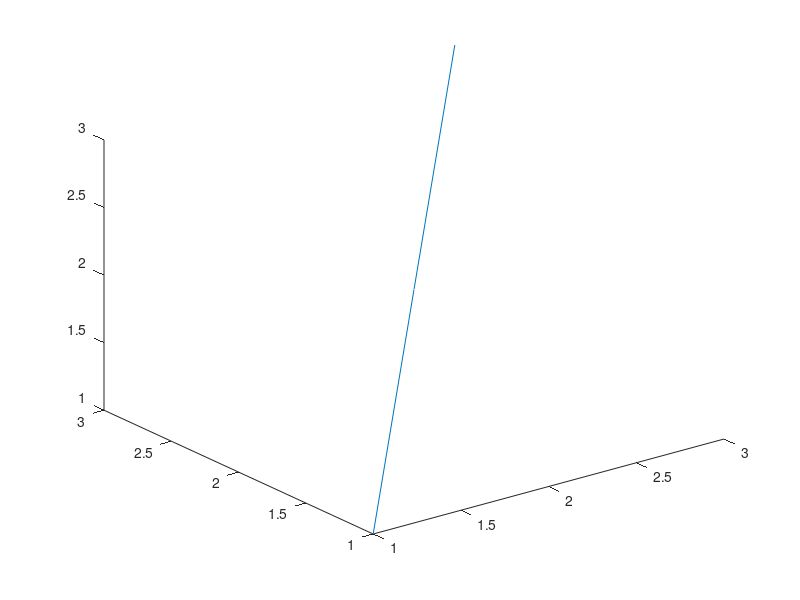

This figure's MATLAB source: (Note: this script raises an error after producing the figure.)
% M13 G06 - 3-D plotting
figure('Visible','off');
l = plot3(1:3, 1:3, 1:3);
d1 = isequal(l.ZData, 1:3);
[X, Y] = meshgrid(1:3);
s = surf(X, Y, X + Y);
d2 = strcmp(class(s), 'matlab.graphics.chart.primitive.Surface');
m = mesh(X, Y, X .* Y);
d3 = strcmp(m.Type, 'surface');
[~, c] = contour(X, Y, X + Y);
d4 = strcmp(c.Type, 'contour');
view(3);
[az, el] = view;
d5 = az == -37.5 && el == 30;
zlim([0 10]);
d6 = isequal(zlim, [0 10]);
close all
